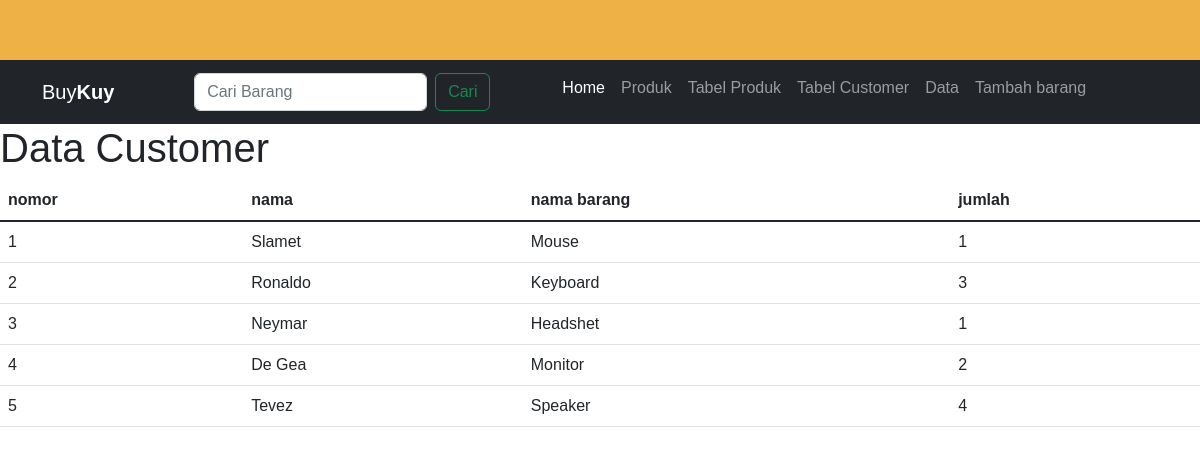
Screenshot of /customer/ with the database file from the repository.
### dashboard/models.py (models this page shows, shortened)
class customer(models.Model):
    nomor = models.CharField(max_length=10)
    nama = models.CharField(max_length=100)
    nama_barang = models.CharField(max_length=120)
    jumlah = models.IntegerField()

### dashboard/views.py (the view)
# urls.py: path('customer/',Customer),
def Customer(request):
    Customers=customer.objects.all()
    konteks={
        'Customers':Customers,
    }
    return render(request,'customer.html',konteks)

### templates/customer.html (shortened to what this page needs)
{% load static %}
<!DOCTYPE html>
<html>
    <head>
  {% include 'link.html' %}
</head>
<body>
    <div class = "medsos">
        <div class="container">
            <ul>
            </ul>
        </div>
    </div>
    <header>
    <nav class="navbar navbar-expand-lg navbar-dark bg-dark">
        <div class="container">
          <a class="navbar-brand" href="#">Buy<strong>Kuy</strong></a>
          <div class="collapse navbar-collapse" id="navbarSupportedContent">
            <form class="d-flex ms-auto" role="search">
              <input class="form-control me-2" type="search" placeholder="Cari Barang" aria-label="Cari">
              <button class="btn btn-outline-success" type="submit">Cari</button>
            </form>
            <ul class="navbar-nav m-auto mb-2">
              <li class="nav-item">
                <a class="nav-link active" aria-current="page" href="/home">Home</a>
              </li>
              <li class="nav-item">
                <a class="nav-link" href="/produks">Produk</a>
              </li>
              <li class="nav-item">
                <a class="nav-link" href="/produk">Tabel Produk</a>
              </li>
              <li class="nav-item">
                <a class="nav-link" href="/customer">Tabel Customer</a>
              </li>
              <li class="nav-item">
                <a class="nav-link" href="/VBrg">Data</a>
              </li>
              <li class="nav-item">
                <a class="nav-link" href="/addbarang">Tambah barang</a>
              </li>
            </ul>
          </div>
        </div>
      </nav>
    </header>
<!doctype html>
<html lang="en">
  <head>
    <link href="https://cdn.jsdelivr.net/npm/bootstrap@5.2.2/dist/css/bootstrap.min.css" rel="stylesheet">
  </head>
  <body>
    <h1>Data Customer</h1>
    <table class="table">
        <thead>
          <tr>
            <th scope="col">nomor</th>
            <th scope="col">nama</th>
            <th scope="col">nama barang</th>
            <th scope="col">jumlah</th>
          </tr>
        </thead>
        <tbody>
          {%for Customer in Customers%}
          <tr>
            <td>{{ Customer.nomor }}</td>
            <td>{{ Customer.nama }}</td>
            <td>{{ Customer.nama_barang }}</td>
            <td>{{ Customer.jumlah }}</td>
          </tr>
         {% endfor %}
        </tbody>
      </table>
  </body>
</html>

### static/css/style.css (style rules this page uses)
* { padding: 0px; margin: 0px; font-family: sans-serif; }
body { background-color: #EAEAEA; }
a { color: inherit; text-decoration: none; }
.medsos { padding: 10px 0 ; background-color: #eeb146; }
.container { width: 80%; margin: auto; }

### rows the page displays
customer: nomor "1", nama "Slamet", nama_barang "Mouse", jumlah "1"
customer: nomor "2", nama "Ronaldo", nama_barang "Keyboard", jumlah "3"
customer: nomor "3", nama "Neymar", nama_barang "Headshet", jumlah "1"
customer: nomor "4", nama "De Gea", nama_barang "Monitor", jumlah "2"
customer: nomor "5", nama "Tevez", nama_barang "Speaker", jumlah "4"
